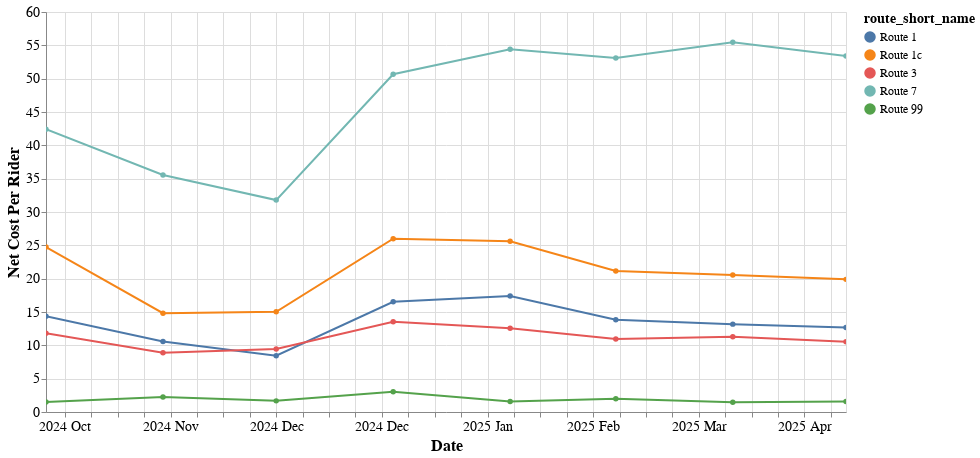

This figure's notebook cell:
### Code cell
trend_chart(monthly, 'net_cost_per_rider')

### Figure 1 — Vega-Lite specification as saved in the notebook (floating-point values rounded to 4 significant figures)
{"config": {"view": {"continuousWidth": 300, "continuousHeight": 300}, "axis": {"labelFontSize": 14, "titleFontSize": 16}}, "data": {"name": "data-419fc8a63a75c6d230cb5d73b5cc1c1a"}, "mark": {"type": "line", "point": true}, "encoding": {"color": {"field": "route_short_name", "legend": {"labelFontSize": 12, "symbolLimit": 0, "titleFontSize": 14}, "type": "nominal"}, "opacity": {"condition": [{"param": "param_7", "value": 1}], "value": 0.2}, "tooltip": [{"field": "route_short_name", "type": "nominal"}, {"field": "net_cost_per_rider", "format": ",", "type": "quantitative"}, {"field": "net_cost_per_rider", "format": ",", "type": "quantitative"}, {"field": "date", "type": "temporal"}, {"field": "route_long_name", "type": "nominal"}], "x": {"axis": {"format": "%Y %b"}, "field": "date", "title": "Date", "type": "temporal"}, "y": {"field": "net_cost_per_rider", "title": "Net Cost Per Rider", "type": "quantitative"}}, "height": 400, "params": [{"name": "param_8", "select": {"type": "interval", "encodings": ["x", "y"]}, "bind": "scales"}, {"name": "param_7", "select": {"type": "point", "fields": ["route_short_name"]}, "bind": "legend"}], "width": 800, "$schema": "https://vega.github.io/schema/vega-lite/v5.20.1.json", "datasets": {"data-419fc8a63a75c6d230cb5d73b5cc1c1a": [{"route_short_name": "Route 1", "trip_month": 1, "trip_year": 2025, "ridership": 16236, "revenue": 280500.0, "cost": 548900.0, "date": "2025-01-01T00:00:00", "route_long_name": "Fresno/Bekersfield - Los Angeles- SantaAna - Oceanside- San Diego", "net_cost": 268500.0, "net_cost_per_rider": 16.53}, {"route_short_name": "Route 1", "trip_month": 2, "trip_year": 2025, "ridership": 14637, "revenue": 245400.0, "cost": 500000.0, "date": "2025-02-01T00:00:00", "route_long_name": "Fresno/Bekersfield - Los Angeles- SantaAna - Oceanside- San Diego", "net_cost": 254600.0, "net_cost_per_rider": 17.4}, {"route_short_name": "Route 1", "trip_month": 3, "trip_year": 2025, "ridership": 18533, "revenue": 301100.0, "cost": 557800.0, "date": "2025-03-01T00:00:00", "route_long_name": "Fresno/Bekersfield - Los Angeles- SantaAna - Oceanside- San Diego", "net_cost": 256700.0, "net_cost_per_rider": 13.85}, {"route_short_name": "Route 1", "trip_month": 4, "trip_year": 2025, "ridership": 17770, "revenue": 290500.0, "cost": 524700.0, "date": "2025-04-01T00:00:00", "route_long_name": "Fresno/Bekersfield - Los Angeles- SantaAna - Oceanside- San Diego", "net_cost": 234200.0, "net_cost_per_rider": 13.18}, {"route_short_name": "Route 1", "trip_month": 5, "trip_year": 2025, "ridership": 18446, "revenue": 318200.0, "cost": 552200.0, "date": "2025-05-01T00:00:00", "route_long_name": "Fresno/Bekersfield - Los Angeles- SantaAna - Oceanside- San Diego", "net_cost": 233900.0, "net_cost_per_rider": 12.68}, {"route_short_name": "Route 1", "trip_month": 10, "trip_year": 2024, "ridership": 17681, "revenue": 287400.0, "cost": 541300.0, "date": "2024-10-01T00:00:00", "route_long_name": "Fresno/Bekersfield - Los Angeles- SantaAna - Oceanside- San Diego", "net_cost": 253900.0, "net_cost_per_rider": 14.36}, {"route_short_name": "Route 1", "trip_month": 11, "trip_year": 2024, "ridership": 20125, "revenue": 355800.0, "cost": 568400.0, "date": "2024-11-01T00:00:00", "route_long_name": "Fresno/Bekersfield - Los Angeles- SantaAna - Oceanside- San Diego", "net_cost": 212600.0, "net_cost_per_rider": 10.56}, {"route_short_name": "Route 1", "trip_month": 12, "trip_year": 2024, "ridership": 21684, "revenue": 394500.0, "cost": 577800.0, "date": "2024-12-01T00:00:00", "route_long_name": "Fresno/Bekersfield - Los Angeles- SantaAna - Oceanside- San Diego", "net_cost": 183300.0, "net_cost_per_rider": 8.452}, {"route_short_name": "Route 1c", "trip_month": 1, "trip_year": 2025, "ridership": 2465, "revenue": 32860.0, "cost": 96930.0, "date": "2025-01-01T00:00:00", "route_long_name": "Bakersfield to Los Angeles/Santa Monica", "net_cost": 64060.0, "net_cost_per_rider": 25.99}, {"route_short_name": "Route 1c", "trip_month": 2, "trip_year": 2025, "ridership": 2263, "revenue": 29810.0, "cost": 87750.0, "date": "2025-02-01T00:00:00", "route_long_name": "Bakersfield to Los Angeles/Santa Monica", "net_cost": 57940.0, "net_cost_per_rider": 25.6}, {"route_short_name": "Route 1c", "trip_month": 3, "trip_year": 2025, "ridership": 2868, "revenue": 36430.0, "cost": 97080.0, "date": "2025-03-01T00:00:00", "route_long_name": "Bakersfield to Los Angeles/Santa Monica", "net_cost": 60660.0, "net_cost_per_rider": 21.15}, {"route_short_name": "Route 1c", "trip_month": 4, "trip_year": 2025, "ridership": 2831, "revenue": 35750.0, "cost": 93910.0, "date": "2025-04-01T00:00:00", "route_long_name": "Bakersfield to Los Angeles/Santa Monica", "net_cost": 58170.0, "net_cost_per_rider": 20.55}, {"route_short_name": "Route 1c", "trip_month": 5, "trip_year": 2025, "ridership": 2958, "revenue": 38200.0, "cost": 97050.0, "date": "2025-05-01T00:00:00", "route_long_name": "Bakersfield to Los Angeles/Santa Monica", "net_cost": 58850.0, "net_cost_per_rider": 19.89}, {"route_short_name": "Route 1c", "trip_month": 10, "trip_year": 2024, "ridership": 2607, "revenue": 32380.0, "cost": 96880.0, "date": "2024-10-01T00:00:00", "route_long_name": "Bakersfield to Los Angeles/Santa Monica", "net_cost": 64500.0, "net_cost_per_rider": 24.74}, {"route_short_name": "Route 1c", "trip_month": 11, "trip_year": 2024, "ridership": 3280, "revenue": 45040.0, "cost": 93640.0, "date": "2024-11-01T00:00:00", "route_long_name": "Bakersfield to Los Angeles/Santa Monica", "net_cost": 48590.0, "net_cost_per_rider": 14.82}, {"route_short_name": "Route 1c", "trip_month": 12, "trip_year": 2024, "ridership": 3333, "revenue": 46510.0, "cost": 96610.0, "date": "2024-12-01T00:00:00", "route_long_name": "Bakersfield to Los Angeles/Santa Monica", "net_cost": 50090.0, "net_cost_per_rider": 15.03}, {"route_short_name": "Route 3", "trip_month": 1, "trip_year": 2025, "ridership": 12430, "revenue": 101200.0, "cost": 269600.0, "date": "2025-01-01T00:00:00", "route_long_name": "Redding Sacramento Stockton", "net_cost": 168400.0, "net_cost_per_rider": 13.55}, {"route_short_name": "Route 3", "trip_month": 2, "trip_year": 2025, "ridership": 11825, "revenue": 96310.0, "cost": 244900.0, "date": "2025-02-01T00:00:00", "route_long_name": "Redding Sacramento Stockton", "net_cost": 148600.0, "net_cost_per_rider": 12.57}, {"route_short_name": "Route 3", "trip_month": 3, "trip_year": 2025, "ridership": 14328, "revenue": 114100.0, "cost": 270800.0, "date": "2025-03-01T00:00:00", "route_long_name": "Redding Sacramento Stockton", "net_cost": 156700.0, "net_cost_per_rider": 10.93}, {"route_short_name": "Route 3", "trip_month": 4, "trip_year": 2025, "ridership": 14032, "revenue": 112500.0, "cost": 270900.0, "date": "2025-04-01T00:00:00", "route_long_name": "Redding Sacramento Stockton", "net_cost": 158500.0, "net_cost_per_rider": 11.29}, {"route_short_name": "Route 3", "trip_month": 5, "trip_year": 2025, "ridership": 14564, "revenue": 117000.0, "cost": 270600.0, "date": "2025-05-01T00:00:00", "route_long_name": "Redding Sacramento Stockton", "net_cost": 153600.0, "net_cost_per_rider": 10.54}, {"route_short_name": "Route 3", "trip_month": 10, "trip_year": 2024, "ridership": 13587, "revenue": 108400.0, "cost": 268800.0, "date": "2024-10-01T00:00:00", "route_long_name": "Redding Sacramento Stockton", "net_cost": 160400.0, "net_cost_per_rider": 11.8}, {"route_short_name": "Route 3", "trip_month": 11, "trip_year": 2024, "ridership": 15167, "revenue": 132300.0, "cost": 266900.0, "date": "2024-11-01T00:00:00", "route_long_name": "Redding Sacramento Stockton", "net_cost": 134600.0, "net_cost_per_rider": 8.875}, {"route_short_name": "Route 3", "trip_month": 12, "trip_year": 2024, "ridership": 14964, "revenue": 133300.0, "cost": 274600.0, "date": "2024-12-01T00:00:00", "route_long_name": "Redding Sacramento Stockton", "net_cost": 141300.0, "net_cost_per_rider": 9.443}, {"route_short_name": "Route 7", "trip_month": 1, "trip_year": 2025, "ridership": 3419, "revenue": 68360.0, "cost": 241600.0, "date": "2025-01-01T00:00:00", "route_long_name": "Martinez-Napa-Santa Rosa-Arcata", "net_cost": 173200.0, "net_cost_per_rider": 50.67}, {"route_short_name": "Route 7", "trip_month": 2, "trip_year": 2025, "ridership": 2987, "revenue": 55640.0, "cost": 218200.0, "date": "2025-02-01T00:00:00", "route_long_name": "Martinez-Napa-Santa Rosa-Arcata", "net_cost": 162600.0, "net_cost_per_rider": 54.43}, {"route_short_name": "Route 7", "trip_month": 3, "trip_year": 2025, "ridership": 3779, "revenue": 72880.0, "cost": 273600.0, "date": "2025-03-01T00:00:00", "route_long_name": "Martinez-Napa-Santa Rosa-Arcata", "net_cost": 200700.0, "net_cost_per_rider": 53.1}, {"route_short_name": "Route 7", "trip_month": 4, "trip_year": 2025, "ridership": 3573, "revenue": 63770.0, "cost": 261900.0, "date": "2025-04-01T00:00:00", "route_long_name": "Martinez-Napa-Santa Rosa-Arcata", "net_cost": 198200.0, "net_cost_per_rider": 55.46}, {"route_short_name": "Route 7", "trip_month": 5, "trip_year": 2025, "ridership": 3733, "revenue": 71340.0, "cost": 270700.0, "date": "2025-05-01T00:00:00", "route_long_name": "Martinez-Napa-Santa Rosa-Arcata", "net_cost": 199300.0, "net_cost_per_rider": 53.4}, {"route_short_name": "Route 7", "trip_month": 10, "trip_year": 2024, "ridership": 3945, "revenue": 73900.0, "cost": 241300.0, "date": "2024-10-01T00:00:00", "route_long_name": "Martinez-Napa-Santa Rosa-Arcata", "net_cost": 167400.0, "net_cost_per_rider": 42.43}, {"route_short_name": "Route 7", "trip_month": 11, "trip_year": 2024, "ridership": 4388, "revenue": 94270.0, "cost": 250300.0, "date": "2024-11-01T00:00:00", "route_long_name": "Martinez-Napa-Santa Rosa-Arcata", "net_cost": 156000.0, "net_cost_per_rider": 35.56}, {"route_short_name": "Route 7", "trip_month": 12, "trip_year": 2024, "ridership": 4549, "revenue": 102500.0, "cost": 247100.0, "date": "2024-12-01T00:00:00", "route_long_name": "Martinez-Napa-Santa Rosa-Arcata", "net_cost": 144600.0, "net_cost_per_rider": 31.79}, {"route_short_name": "Route 99", "trip_month": 1, "trip_year": 2025, "ridership": 13204, "revenue": 116500.0, "cost": 156400.0, "date": "2025-01-01T00:00:00", "route_long_name": "Oakland-Emeryville-San Francisco", "net_cost": 39940.0, "net_cost_per_rider": 3.025}, {"route_short_name": "Route 99", "trip_month": 2, "trip_year": 2025, "ridership": 13617, "revenue": 120000.0, "cost": 141300.0, "date": "2025-02-01T00:00:00", "route_long_name": "Oakland-Emeryville-San Francisco", "net_cost": 21320.0, "net_cost_per_rider": 1.566}, {"route_short_name": "Route 99", "trip_month": 3, "trip_year": 2025, "ridership": 16128, "revenue": 124500.0, "cost": 156400.0, "date": "2025-03-01T00:00:00", "route_long_name": "Oakland-Emeryville-San Francisco", "net_cost": 31900.0, "net_cost_per_rider": 1.978}, {"route_short_name": "Route 99", "trip_month": 4, "trip_year": 2025, "ridership": 16465, "revenue": 127300.0, "cost": 151400.0, "date": "2025-04-01T00:00:00", "route_long_name": "Oakland-Emeryville-San Francisco", "net_cost": 24080.0, "net_cost_per_rider": 1.462}, {"route_short_name": "Route 99", "trip_month": 5, "trip_year": 2025, "ridership": 17587, "revenue": 128400.0, "cost": 156400.0, "date": "2025-05-01T00:00:00", "route_long_name": "Oakland-Emeryville-San Francisco", "net_cost": 27990.0, "net_cost_per_rider": 1.592}, {"route_short_name": "Route 99", "trip_month": 10, "trip_year": 2024, "ridership": 16090, "revenue": 132400.0, "cost": 156400.0, "date": "2024-10-01T00:00:00", "route_long_name": "Oakland-Emeryville-San Francisco", "net_cost": 24030.0, "net_cost_per_rider": 1.494}, {"route_short_name": "Route 99", "trip_month": 11, "trip_year": 2024, "ridership": 14434, "revenue": 119400.0, "cost": 151900.0, "date": "2024-11-01T00:00:00", "route_long_name": "Oakland-Emeryville-San Francisco", "net_cost": 32440.0, "net_cost_per_rider": 2.248}, {"route_short_name": "Route 99", "trip_month": 12, "trip_year": 2024, "ridership": 15951, "revenue": 129700.0, "cost": 156400.0, "date": "2024-12-01T00:00:00", "route_long_name": "Oakland-Emeryville-San Francisco", "net_cost": 26630.0, "net_cost_per_rider": 1.669}]}}
